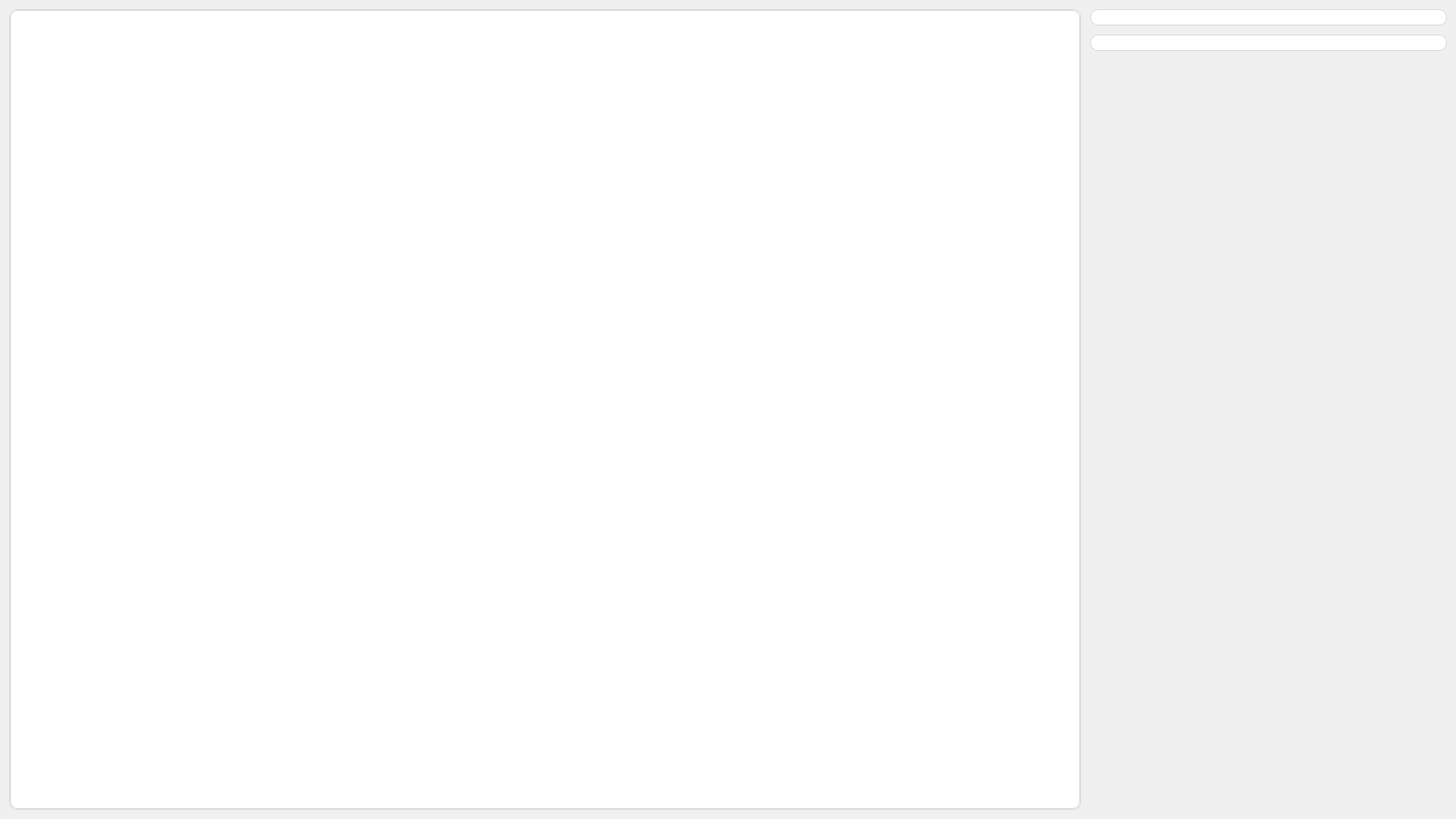
<?xml version="1.0" encoding="UTF-8"?>
<ui version="4.0">
 <class>MainWindow</class>
 <widget class="QMainWindow" name="MainWindow">
  <property name="geometry">
   <rect>
    <x>0</x>
    <y>0</y>
    <width>1600</width>
    <height>900</height>
   </rect>
  </property>
  <property name="windowTitle">
   <string>Multi-Camera Collector</string>
  </property>
  <property name="styleSheet">
   <string notr="true">
QWidget {
    font-family: "Segoe UI", "Arial", sans-serif;
    font-size: 10pt;
}

QMainWindow {
    background-color: #f0f0f0;
}

#main_container {
    background-color: #f0f0f0;
}

#left_panel, #right_panel {
    background-color: #f0f0f0;
    border: none;
}

#header {
    background-color: #ffffff;
    border-radius: 8px;
    border: 1px solid #dcdcdc;
}

#title_label {
    color: #212121;
    font-size: 16pt;
    font-weight: bold;
}

#status_label {
    color: #28a745;
    font-weight: bold;
}

#scrollArea, #scrollAreaWidgetContents {
    background-color: #ffffff;
    border-radius: 8px;
    border: 1px solid #dcdcdc;
}

#controls_container, #log_container {
    background-color: #ffffff;
    border-radius: 8px;
    border: 1px solid #dcdcdc;
}

QGroupBox {
    font-weight: bold;
    color: #333;
    border: 1px solid #dcdcdc;
    border-radius: 5px;
    margin-top: 1ex;
}

QGroupBox::title {
    subcontrol-origin: margin;
    subcontrol-position: top left;
    padding: 0 3px;
    background-color: #f0f0f0;
}

QLabel {
    color: #333;
}

QLineEdit, QComboBox, QSpinBox {
    border: 1px solid #dcdcdc;
    border-radius: 4px;
    padding: 5px;
    background-color: #ffffff;
}

QLineEdit:focus, QComboBox:focus, QSpinBox:focus {
    border-color: #0078d7;
}

QPushButton {
    background-color: #0078d7;
    color: white;
    border: none;
    border-radius: 4px;
    padding: 8px 16px;
    font-weight: bold;
}

QPushButton:hover {
    background-color: #005a9e;
}

QPushButton:pressed {
    background-color: #004578;
}

QCheckBox {
    spacing: 5px;
}

QTextEdit {
    border: 1px solid #dcdcdc;
    border-radius: 4px;
    background-color: #ffffff;
}
   </string>
  </property>
  <widget class="QWidget" name="main_container">
   <layout class="QHBoxLayout" name="horizontalLayout" stretch="3,1">
    <property name="spacing">
     <number>10</number>
    </property>
    <property name="leftMargin">
     <number>10</number>
    </property>
    <property name="topMargin">
     <number>10</number>
    </property>
    <property name="rightMargin">
     <number>10</number>
    </property>
    <property name="bottomMargin">
     <number>10</number>
    </property>
    <item>
     <widget class="QWidget" name="left_panel" native="true">
      <layout class="QVBoxLayout" name="verticalLayout_2" stretch="0,1">
       <property name="spacing">
        <number>10</number>
       </property>
       <property name="leftMargin">
        <number>0</number>
       </property>
       <property name="topMargin">
        <number>0</number>
       </property>
       <property name="rightMargin">
        <number>0</number>
       </property>
       <property name="bottomMargin">
        <number>0</number>
       </property>
       <item>
        <widget class="QScrollArea" name="scrollArea">
         <property name="widgetResizable">
          <bool>true</bool>
         </property>
         <widget class="QWidget" name="scrollAreaWidgetContents">
          <property name="geometry">
           <rect>
            <x>0</x>
            <y>0</y>
            <width>1175</width>
            <height>796</height>
           </rect>
          </property>
          <layout class="QVBoxLayout" name="verticalLayout_5">
           <item>
            <widget class="QWidget" name="camera_grid_container" native="true">
             <layout class="QGridLayout" name="camera_grid_layout">
              <property name="spacing">
               <number>10</number>
              </property>
             </layout>
            </widget>
           </item>
          </layout>
         </widget>
        </widget>
       </item>
      </layout>
     </widget>
    </item>
    <item>
     <widget class="QWidget" name="right_panel" native="true">
      <layout class="QVBoxLayout" name="verticalLayout_3" stretch="0,0,1">
       <property name="spacing">
        <number>10</number>
       </property>
       <property name="leftMargin">
        <number>0</number>
       </property>
       <property name="topMargin">
        <number>0</number>
       </property>
       <property name="rightMargin">
        <number>0</number>
       </property>
       <property name="bottomMargin">
        <number>0</number>
       </property>
       <item>
        <widget class="QWidget" name="controls_container" native="true">
         <layout class="QVBoxLayout" name="controls_layout"/>
        </widget>
       </item>
       <item>
        <widget class="QWidget" name="log_container" native="true">
         <layout class="QVBoxLayout" name="log_layout"/>
        </widget>
       </item>
       <item>
        <spacer name="verticalSpacer">
         <property name="orientation">
          <enum>Qt::Vertical</enum>
         </property>
         <property name="sizeHint" stdset="0">
          <size>
           <width>20</width>
           <height>40</height>
          </size>
         </property>
        </spacer>
       </item>
      </layout>
     </widget>
    </item>
   </layout>
  </widget>
 </widget>
 <resources/>
 <connections/>
</ui>
